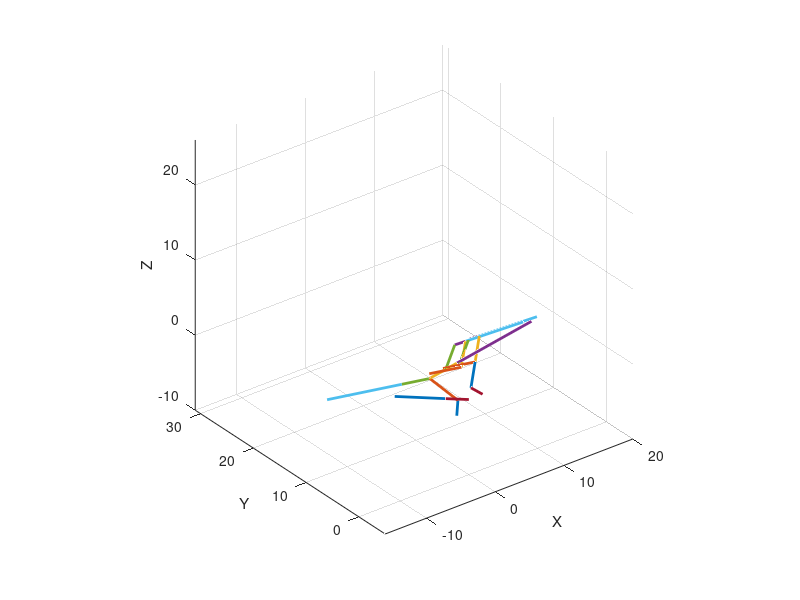

The MATLAB script that drew this image:
clc,clearvars;

%4 bar for flap
L1=7;
L2=2;
L3=6;
L4=4;
L5=15;

%4 bar for morph
l1=7.5;
l2=2;
l3=6;
l4=4;
l41=0.5*l4;
l42=l41;
l5=6;
l6=6;
l7=1.5;
l8=8;

%for flap
th2=0:0.1:2*pi;
TH3=zeros(1,length(th2));
TH4=zeros(1,length(th2));
BD=(L1^2+L2^2-2*L1*L2*cos(th2)).^0.5;
GAMA=acos((L3^2+L4^2-BD.^2)/(2*L3*L4));

%for morph
th3=zeros(1,length(th2));
th4=zeros(1,length(th2));
bd=(l1^2+l2^2-2*l1*l2*cos(th2)).^0.5;
gama=acos((l3^2+l4^2-bd.^2)/(2*l3*l4));

% capital ones for flap and small ones for morph
for i=1:length(th2)
    TH3(i)=2*atan((-L2*sin(th2(i))+L4*sin(GAMA(i)))/(L1+L3-L2*cos(th2(i))-L4*cos(GAMA(i))));
    TH4(i)=2*atan((L2*sin(th2(i))-L3*sin(GAMA(i)))/(L4-L1-L2*cos(th2(i))-L3*cos(GAMA(i))));
    th3(i)=2*atan((-l2*sin(th2(i))+l4*sin(gama(i)))/(l1+l3-l2*cos(th2(i))-l4*cos(gama(i))));
    th4(i)=2*atan((l2*sin(th2(i))-l3*sin(gama(i)))/(l4-l1-l2*cos(th2(i))-l3*cos(gama(i))));
end

%coordinates for flap

BX=L2*cos(th2);
BY=L2*sin(th2);

CX=L2*cos(th2)+L3*cos(TH3);
CY=L2*sin(th2)+L3*sin(TH3);

DX=L1;
DY=0;

for i=1:length(th2)
    P=abs(DY-CY(i));
    B=abs(DX-CX(i));
    H=(P^2+B^2)^0.5;
    SLOPE=P/B;
    R=L5;
    GX(i)=CX(i)+R*B/H;
    GY(i)=CY(i)-R*P/H;

end

%coordinates for morph

bx=l2*cos(th2);
by=l2*sin(th2);

cx=l2*cos(th2)+l3*cos(th3);
cy=l2*sin(th2)+l3*sin(th3);

dx=l1;
dy=0;

%ratios for point e m=l41, n=l42
m=l41;
n=l42;
ex=(m*dx+n*cx)/(m+n);
ey=(m*dy+n*cy)/(m+n);

%ratios for point g m=l3+l5, n=l5
m=l3+l5;
n=l5;
gx=(m*cx-n*bx)/(m-n);
gy=(m*cy-n*by)/(m-n);

%fnding point f
for i=1:length(th2)
    c=((ex(i)-gx(i))^2+(ey(i)-gy(i))^2)^0.5;
    a=l6;
    b=l7;
    C=(a^2+c^2-b^2)/(2*a*c);
    S=(1-C^2)^0.5;
    fx(i)=ex(i)+a/c*(gx(i)-ex(i))*C+a/c*(gy(i)-ey(i))*S;
    fy(i)=ey(i)+a/c*(gy(i)-ey(i))*C-a/c*(gx(i)-ex(i))*S;
end

%for point h
m=l7+l8;
n=l8;
hx=(m*gx-n*fx)/(m-n);
hy=(m*gy-n*fy)/(m-n);

%transforming coordinates according to flap for z direction deviations or
%displacements to be included in the mechanism

dc = [-dy-l2, dx, 0];

for i=1:length(th2)
    R = [cos(th2(i)) 0 sin(th2(i)); 0 1 0; -sin(th2(i)) 0 cos(th2(i))];
    bc(i,:) = R*([-by(i)-l2; bx(i); 0]);
    cc(i,:) = R*([-cy(i)-l2; cx(i); 0]);
    ec(i,:) = R*([-ey(i)-l2; ex(i); 0]);
    fc(i,:) = R*([-fy(i)-l2; fx(i); 0]);
    gc(i,:) = R*([-gy(i)-l2; gx(i); 0]);
    hc(i,:) = R*([-hy(i)-l2; hx(i); 0]);
end

for i=1:length(th2)
    %plot for flap
    plot3([-0,-BY(i)]+l4,[l1,l1],[0,BX(i)]-L1);
    hold on;
    plot3([-BY(i),-CY(i)]+l4,[l1,l1],[BX(i),CX(i)]-L1);
    hold on;
    plot3([-CY(i),-DY]+l4,[l1,l1],[CX(i),DX]-L1);
    hold on;
    plot3([-DY,-GY(i)]+l4,[l1,l1],[DX,GX(i)]-L1);
    hold on;
    %plot((CX(1:i)+DX)/2,(CY(1:i)+DY)/2,'c-');
    plot3([CY(i)-2*L4,DY-2*L4]+l4,[l1,l1],[CX(i),DX]-L1);
    hold on;
    plot3([DY-2*L4,GY(i)-2*L4]+l4,[l1,l1],[DX,GX(i)]-L1);
    hold on;

    %plot for morph
    %for 1 side of the wing
    %{
    plot(-[0,by(i)],[0,bx(i)]);
    hold on;
    plot(-[by(i),cy(i)],[bx(i),cx(i)]);
    hold on;
    plot(-[cy(i),dy],[cx(i),dx]);
    hold on;
    plot(-[cy(i),gy(i)],[cx(i),gx(i)]);
    hold on;
    plot(-[fy(i),gy(i)],[fx(i),gx(i)]);
    hold on;
    plot(-[fy(i),ey(i)],[fx(i),ex(i)]);
    hold on;
    plot(-[gy(i),hy(i)],[gx(i),hx(i)]);
    hold on;
    %plot((cx(1:i)+dx)/2,(cy(1:i)+dy)/2,'c--');
    %for 2nd side of the wing
    plot([0,by(i)]+2*l2,[0,bx(i)]);
    hold on;
    plot([by(i),cy(i)]+2*l2,[bx(i),cx(i)]);
    hold on;
    plot([cy(i),dy]+2*l2,[cx(i),dx]);
    hold on;
    plot([cy(i),gy(i)]+2*l2,[cx(i),gx(i)]);
    hold on;
    plot([fy(i),gy(i)]+2*l2,[fx(i),gx(i)]);
    hold on;
    plot([fy(i),ey(i)]+2*l2,[fx(i),ex(i)]);
    hold on;
    plot([gy(i),hy(i)]+2*l2,[gx(i),hx(i)]);
    hold on;
    %}
    

    
    plot3([0,bc(i,1)],[0,bc(i,2)],[0,bc(i,3)]);
    hold on;
    plot3([bc(i,1),cc(i,1)],[bc(i,2),cc(i,2)],[bc(i,3),cc(i,3)]);
    hold on;
    plot([cy(i),dy],[cx(i),dx]);
    hold on;
    plot([cy(i),gy(i)],[cx(i),gx(i)]);
    hold on;
    plot([fy(i),gy(i)],[fx(i),gx(i)]);
    hold on;
    plot([fy(i),ey(i)],[fx(i),ex(i)]);
    hold on;
    plot([gy(i),hy(i)],[gx(i),hx(i)]);
    hold on;
    %plot((cx(1:i)+dx)/2,(cy(1:i)+dy)/2,'c--');
    %for 2nd side of the wing
    plot([0,by(i)]+l2,[0,bx(i)]);
    hold on;
    plot([by(i),cy(i)]+l2,[bx(i),cx(i)]);
    hold on;
    plot([cy(i),dy]+l2,[cx(i),dx]);
    hold on;
    plot([cy(i),gy(i)]+l2,[cx(i),gx(i)]);
    hold on;
    plot([fy(i),gy(i)]+l2,[fx(i),gx(i)]);
    hold on;
    plot([fy(i),ey(i)]+l2,[fx(i),ex(i)]);
    hold on;
    plot([gy(i),hy(i)]+l2,[gx(i),hx(i)]);
    hold on;
    
    set(groot, 'DefaultLineLineWidth', 2);
    axis([-16,20,-5,31,-10,26]);
    xlabel('X');
    ylabel('Y');
    zlabel('Z'); 
    grid on;
    drawnow;
    hold off;
end

view(3);  % Set view to 3D
axis equal;  % Equal scaling for all axes

whos
